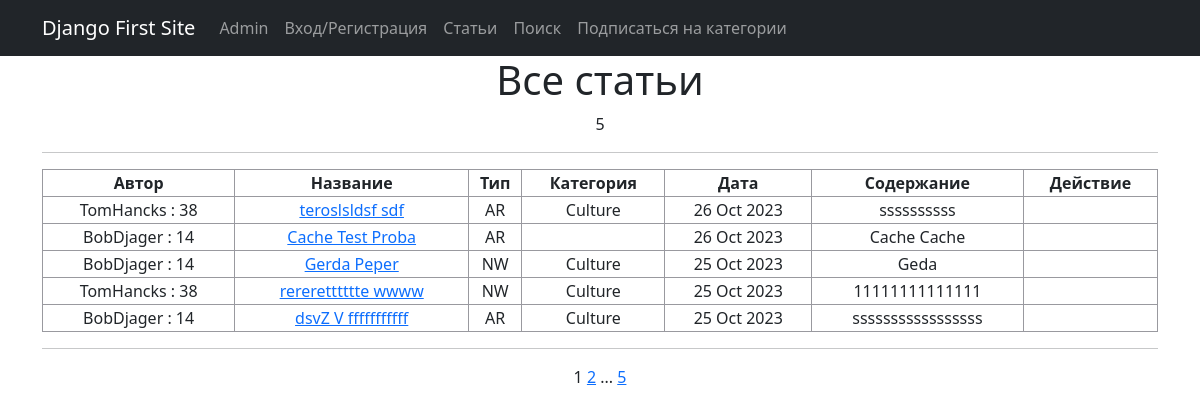
The page /news/ on the database as committed earlier.
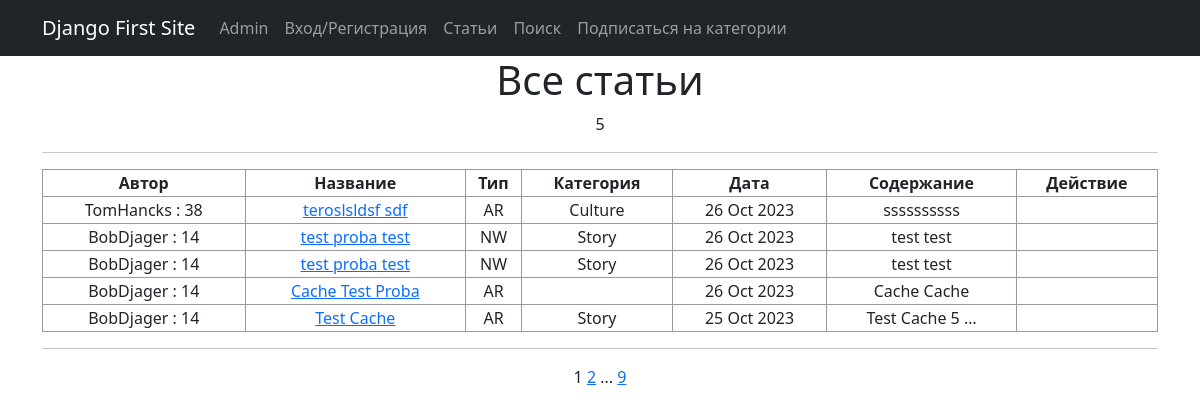
The same page on the database as committed later.
### news/models.py (models this page shows, shortened)
class Post(models.Model):
    news = 'NW'
    article = 'AR'
    CATEGORY_CHOICES = [
        (news, 'Новость'),
        (article, 'Статья')
    ]
    post_author = models.ForeignKey(Author, on_delete=models.CASCADE)
    category_type = models.CharField(max_length=2, choices=CATEGORY_CHOICES,
                                     default=article)
    post_date = models.DateTimeField(auto_now_add=True)
    post_category = models.ManyToManyField(Category, through='PostCategory')
    post_title = models.CharField(max_length=128)
    post_text = models.TextField()
    post_rating = models.SmallIntegerField(default=0)

class Author(models.Model):
    author_user = models.OneToOneField(User, on_delete=models.CASCADE)
    author_rating = models.SmallIntegerField(default=0)
    def __str__(self):
        return f'{self.author_user.username} : {self.author_rating}'

class Category(models.Model):
    category_name = models.CharField(max_length=64, unique=True)
    subscribers = models.ManyToManyField(User, related_name='categories',
                                         default='')

### news/views.py (the view)
# urls.py: path('', PostList.as_view(), name='news'),
class PostList(ListView):
    model = Post
    ordering = '-post_date'
    template_name = 'news.html'
    context_object_name = 'news'
    paginate_by = 5
    def get_context_data(self, **kwargs):
        context = super().get_context_data(**kwargs)
        return context

### news/templates/news/news.html (shortened to what this page needs)
{% extends 'flatpages/default.html' %}
{% load cache %}
{% load censor_filters %}
{% block content %}
{% cache 60 content %}
<h1>Все статьи</h1>
{{ news|length }}
<hr>
{% if news|length %}
    <table>
        <tr>
            <th>Автор</th>
            <th>Название</th>
            <th>Тип</th>
            <th>Категория</th>
            <th>Дата</th>
            <th>Содержание</th>
            <th>Действие</th>
        </tr>
        {% for post in news %}
        <col>
            <td>{{ post.post_author}}</td>
            <td><a href="{% url 'post_detail' pk=post.id %}">{{ post.post_title }}</a></td>
            <td>{{ post.category_type }}</td>
            <td>
                    {% for cat in post.post_category.all %}
                        {{ cat.category_name }}
                    {% endfor %}
            </td>
            <td>{{ post.post_date|date:'d M Y' }}</td>
            <td>{{ post.post_text|truncatewords:3 }}</td>
            <td>
            </td>
        {% endfor %}
    </table>
            <hr>
        {% else %}
            <h1>Извините на данный момент статей нет</h1>
{% endif %}
{{ page_obj.number }}
{% if page_obj.has_next %}
    <a href="?page={{ page_obj.next_page_number }}">{{ page_obj.next_page_number }}</a>
    {% if paginator.num_pages != page_obj.next_page_number %}
    ...
    <a href="?page={{ page_obj.paginator.num_pages }}">{{ page_obj.paginator.num_pages }}</a>
    {% endif %}
{% endif %}
{% endcache %}
{% endblock content %}

Rows that differ between the two databases and show on the page:
no longer on this page (row unchanged): Post: post_author "BobDjager : 14", post_title "Gerda Peper", category_type "NW", post_date "25 Oct 2023", post_text "Geda", Category (category_name "Culture")
no longer on this page (row unchanged): Post: post_author "TomHancks : 38", post_title "rereretttttte wwww", category_type "NW", post_date "25 Oct 2023", post_text "11111111111111", Category (category_name "Culture")
no longer on this page (row unchanged): Post: post_author "BobDjager : 14", post_title "dsvZ V fffffffffff", category_type "AR", post_date "25 Oct 2023", post_text "sssssssssssssssss", Category (category_name "Culture")
added Post: post_author "BobDjager : 14", post_title "test proba test", category_type "NW", post_date "26 Oct 2023", post_text "test test"
now on this page (row unchanged): Category: category_name "Story"
added Post: post_author "BobDjager : 14", post_title "test proba test", category_type "NW", post_date "26 Oct 2023", post_text "test test"
added Post: post_author "BobDjager : 14", post_title "Test Cache", category_type "AR", post_date "25 Oct 2023", post_text "Test Cache 5 …"
Other text that changed with them:
{{ page_obj.paginator.num_pages }}: "5" → "9"
